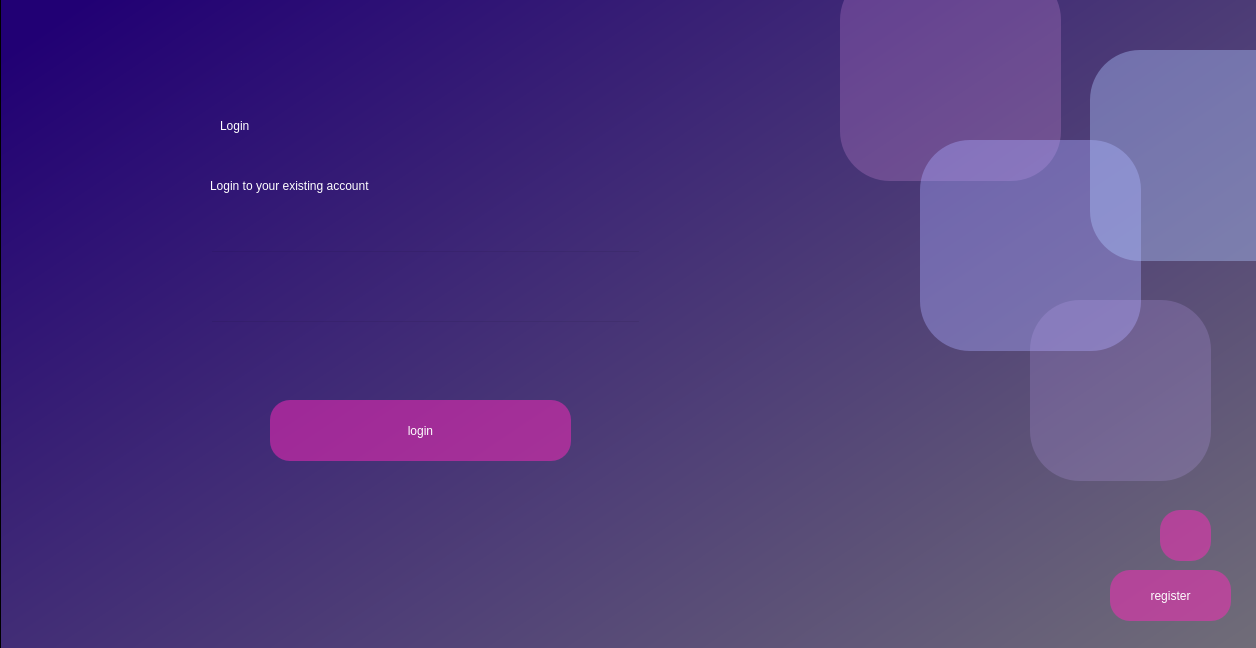
<?xml version="1.0" encoding="UTF-8"?>
<ui version="4.0">
 <class>Form</class>
 <widget class="QWidget" name="Form">
  <property name="geometry">
   <rect>
    <x>0</x>
    <y>0</y>
    <width>1256</width>
    <height>648</height>
   </rect>
  </property>
  <property name="windowTitle">
   <string>Form</string>
  </property>
  <widget class="QFrame" name="bgwidget">
   <property name="geometry">
    <rect>
     <x>0</x>
     <y>-10</y>
     <width>1291</width>
     <height>821</height>
    </rect>
   </property>
   <property name="styleSheet">
    <string notr="true">QWidget #bgwidget{
background:qlineargradient(spread:pad, x1:0.0298507, y1:0.051, x2:1, y2:0.971364, stop:0 rgba(33, 0, 116, 255), stop:1 rgba(121, 121, 121, 255))
}</string>
   </property>
   <property name="frameShape">
    <enum>QFrame::StyledPanel</enum>
   </property>
   <property name="frameShadow">
    <enum>QFrame::Raised</enum>
   </property>
   <widget class="QLabel" name="welcome">
    <property name="geometry">
     <rect>
      <x>220</x>
      <y>100</y>
      <width>211</width>
      <height>71</height>
     </rect>
    </property>
    <property name="styleSheet">
     <string notr="true">font: 30pt &quot;MS Shell Dlg 2&quot;;
color:rgb(255, 255, 255);</string>
    </property>
    <property name="text">
     <string>Login</string>
    </property>
   </widget>
   <widget class="QLabel" name="welcome_2">
    <property name="geometry">
     <rect>
      <x>210</x>
      <y>160</y>
      <width>341</width>
      <height>71</height>
     </rect>
    </property>
    <property name="styleSheet">
     <string notr="true">font: 12pt &quot;MS Shell Dlg 2&quot;;
color:rgb(255, 255, 255);</string>
    </property>
    <property name="text">
     <string>Login to your existing account</string>
    </property>
   </widget>
   <widget class="QFrame" name="w1">
    <property name="geometry">
     <rect>
      <x>840</x>
      <y>-20</y>
      <width>221</width>
      <height>211</height>
     </rect>
    </property>
    <property name="styleSheet">
     <string notr="true">QWidget#w1{
border-radius:50px;
background:rgba(255, 170, 255,0.2);
}
QWidget#w1:hover{
border-radius:50px;
background:rgba(255, 170, 255,0.7);
}</string>
    </property>
    <property name="frameShape">
     <enum>QFrame::StyledPanel</enum>
    </property>
    <property name="frameShadow">
     <enum>QFrame::Raised</enum>
    </property>
   </widget>
   <widget class="QFrame" name="w2">
    <property name="geometry">
     <rect>
      <x>920</x>
      <y>150</y>
      <width>221</width>
      <height>211</height>
     </rect>
    </property>
    <property name="styleSheet">
     <string notr="true">QWidget#w2{
border-radius:50px;
background:rgba(170, 170, 255,0.4);
}

QWidget#w2:hover{
border-radius:50px;
background:rgba(170, 170, 255,0.8);
}</string>
    </property>
    <property name="frameShape">
     <enum>QFrame::StyledPanel</enum>
    </property>
    <property name="frameShadow">
     <enum>QFrame::Raised</enum>
    </property>
   </widget>
   <widget class="QFrame" name="w3">
    <property name="geometry">
     <rect>
      <x>1090</x>
      <y>60</y>
      <width>221</width>
      <height>211</height>
     </rect>
    </property>
    <property name="styleSheet">
     <string notr="true">QWidget#w3{
border-radius:50px;
background:rgba(175, 197, 255,0.4)
}
QWidget#w3:hover{
border-radius:50px;
background:rgba(175, 197, 255,0.7)
}</string>
    </property>
    <property name="frameShape">
     <enum>QFrame::StyledPanel</enum>
    </property>
    <property name="frameShadow">
     <enum>QFrame::Raised</enum>
    </property>
   </widget>
   <widget class="QPushButton" name="login">
    <property name="geometry">
     <rect>
      <x>270</x>
      <y>410</y>
      <width>301</width>
      <height>61</height>
     </rect>
    </property>
    <property name="styleSheet">
     <string notr="true">QWidget#login{
background-color:rgba(255, 41, 187,0.5);
color:rgb(255, 255, 255);
	font: 10pt &quot;MS Shell Dlg 2&quot;;
border-radius:20px;
}
QWidget#login:hover{
background-color:rgba(255, 41, 187,0.9);
color:rgb(255, 255, 255);
	font: 10pt &quot;MS Shell Dlg 2&quot;;
border-radius:20px;
}
QWidget#login:pressed{
background-color:rgba(255, 255, 255,0.8);
color:rgb(255, 255, 255);
	font: 10pt &quot;MS Shell Dlg 2&quot;;
border-radius:20px;
}</string>
    </property>
    <property name="text">
     <string>login</string>
    </property>
   </widget>
   <widget class="QFrame" name="w4">
    <property name="geometry">
     <rect>
      <x>1030</x>
      <y>310</y>
      <width>181</width>
      <height>181</height>
     </rect>
    </property>
    <property name="styleSheet">
     <string notr="true">QWidget#w4{
border-radius:50px;
background:rgba(200, 170, 255,0.2);
}
QWidget#w4:hover{
border-radius:50px;
background:rgba(200, 170, 255,0.7);
}</string>
    </property>
    <property name="frameShape">
     <enum>QFrame::StyledPanel</enum>
    </property>
    <property name="frameShadow">
     <enum>QFrame::Raised</enum>
    </property>
   </widget>
   <widget class="QLineEdit" name="email">
    <property name="geometry">
     <rect>
      <x>210</x>
      <y>260</y>
      <width>431</width>
      <height>41</height>
     </rect>
    </property>
    <property name="styleSheet">
     <string notr="true">background-color:rgba(255, 255, 255,0);
color:rgb(255, 255, 255);
font: 10pt &quot;MS Shell Dlg 2&quot;;</string>
    </property>
   </widget>
   <widget class="QLineEdit" name="password">
    <property name="geometry">
     <rect>
      <x>210</x>
      <y>330</y>
      <width>431</width>
      <height>41</height>
     </rect>
    </property>
    <property name="styleSheet">
     <string notr="true">background-color:rgba(255, 255, 255,0);
color:rgb(255, 255, 255);
font: 10pt &quot;MS Shell Dlg 2&quot;;</string>
    </property>
   </widget>
   <widget class="QLabel" name="error">
    <property name="geometry">
     <rect>
      <x>210</x>
      <y>490</y>
      <width>421</width>
      <height>16</height>
     </rect>
    </property>
    <property name="styleSheet">
     <string notr="true">color:rgb(255, 135, 135);</string>
    </property>
    <property name="text">
     <string/>
    </property>
   </widget>
   <widget class="QPushButton" name="register_2">
    <property name="geometry">
     <rect>
      <x>1110</x>
      <y>580</y>
      <width>121</width>
      <height>51</height>
     </rect>
    </property>
    <property name="styleSheet">
     <string notr="true">QWidget#register_2{
background-color:rgba(255, 41, 187,0.5);
color:rgb(255, 255, 255);
	font: 10pt &quot;MS Shell Dlg 2&quot;;
border-radius:20px;
}
QWidget#register_2:hover{
background-color:rgba(255, 41, 187,0.9);
color:rgb(255, 255, 255);
	font: 10pt &quot;MS Shell Dlg 2&quot;;
border-radius:20px;
}
QWidget#register_2:pressed{
background-color:rgba(255, 255, 255,0.8);
color:rgb(255, 255, 255);
	font: 10pt &quot;MS Shell Dlg 2&quot;;
border-radius:20px;
}</string>
    </property>
    <property name="text">
     <string>register</string>
    </property>
   </widget>
   <widget class="QPushButton" name="welcome_7">
    <property name="geometry">
     <rect>
      <x>1160</x>
      <y>520</y>
      <width>51</width>
      <height>51</height>
     </rect>
    </property>
    <property name="styleSheet">
     <string notr="true">QWidget#welcome_7{
background-color:rgba(255, 41, 187,0.5);
color:rgb(255, 255, 255);
	font: 10pt &quot;MS Shell Dlg 2&quot;;
border-radius:20px;
}
QWidget#welcome_7:hover{
background-color:rgba(255, 41, 187,0.9);
color:rgb(255, 255, 255);
	font: 10pt &quot;MS Shell Dlg 2&quot;;
border-radius:20px;
}
QWidget#welcome_7:pressed{
background-color:rgba(255, 255, 255,0.8);
color:rgb(255, 255, 255);
	font: 10pt &quot;MS Shell Dlg 2&quot;;
border-radius:20px;
}</string>
    </property>
    <property name="text">
     <string/>
    </property>
   </widget>
  </widget>
 </widget>
 <resources/>
 <connections/>
</ui>
